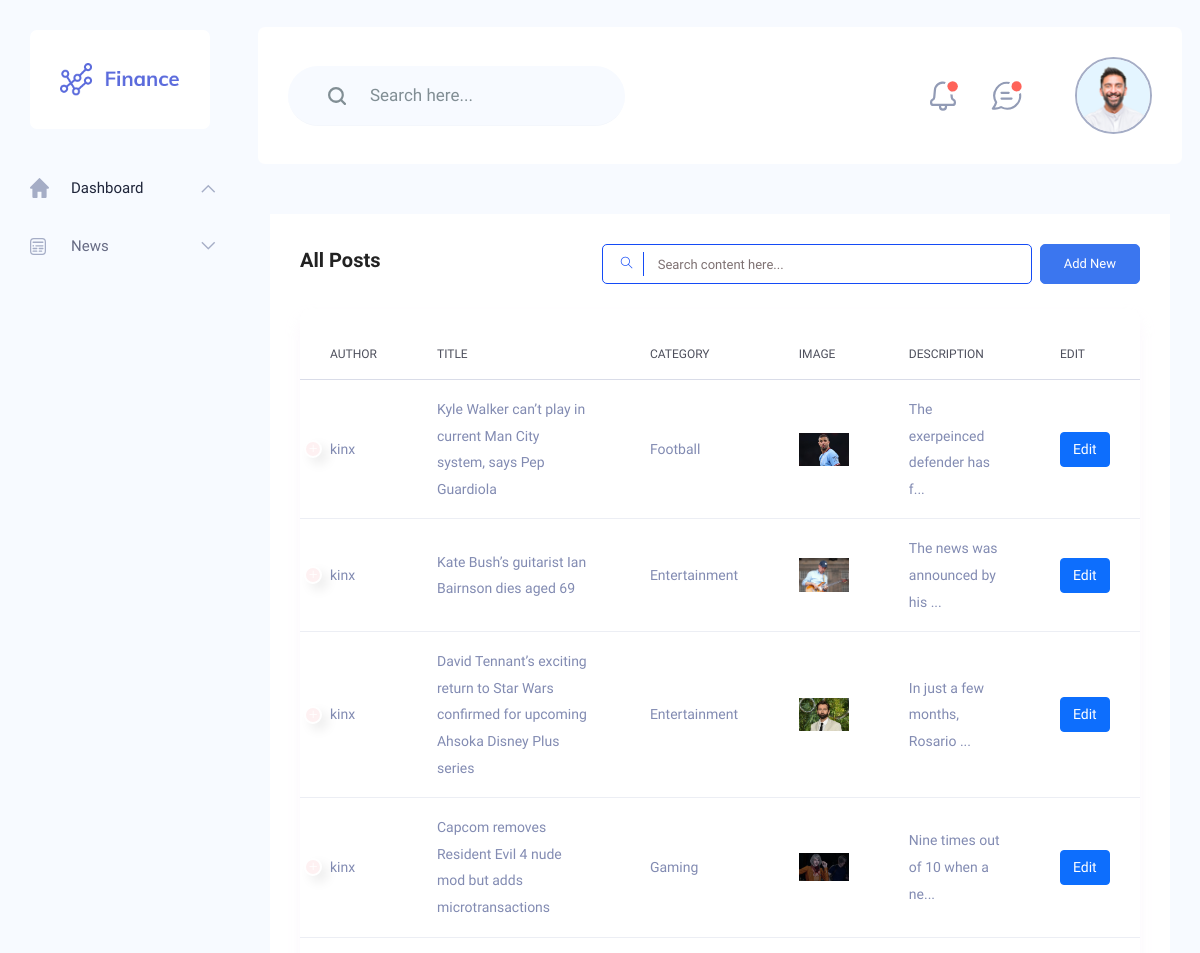
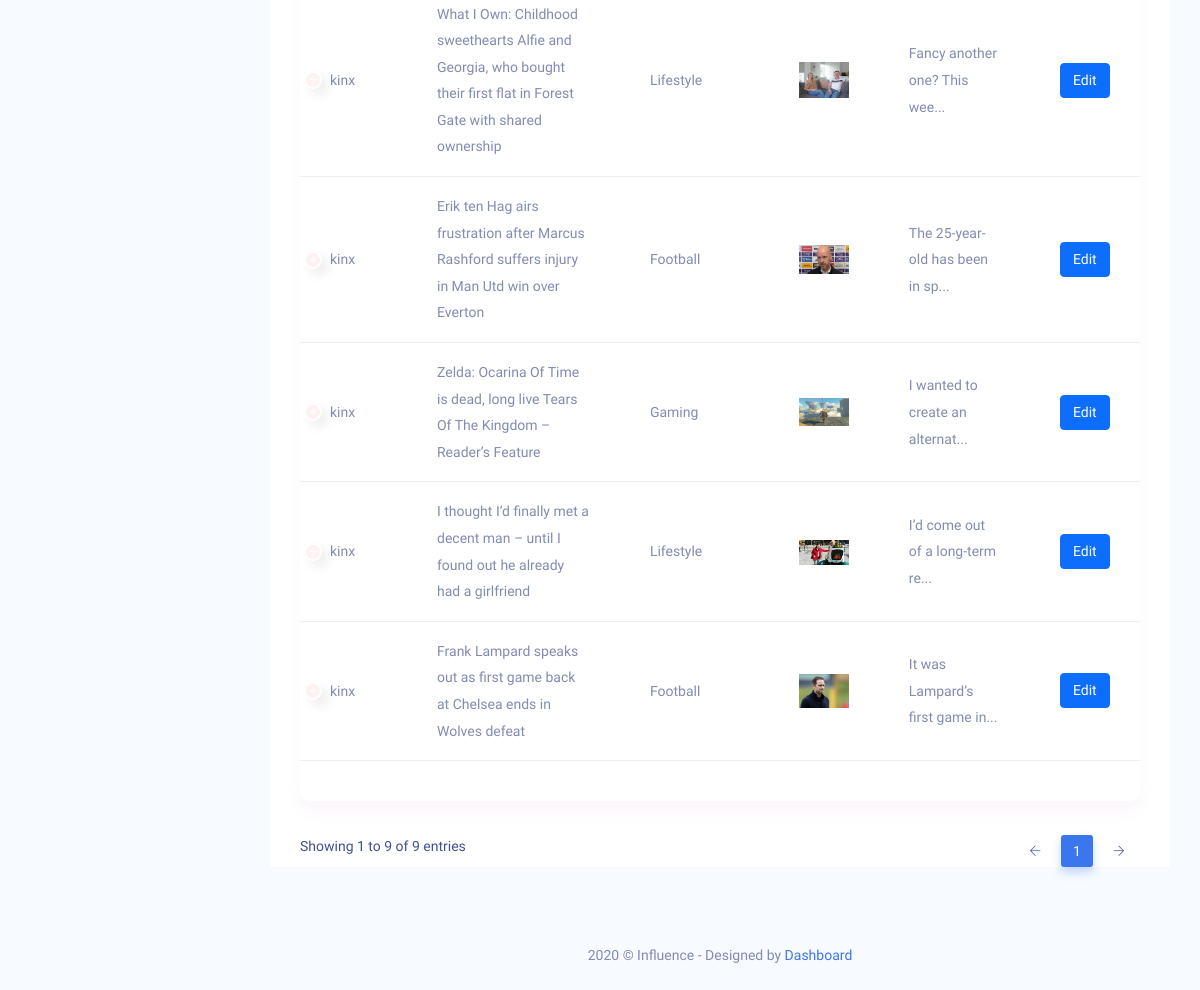
Page /view-blog/ (signed in) on the committed database (2 pictures, top to bottom).
### klog/models.py (models this page shows, shortened)
class PostCategory(models.Model):
    Author = models.CharField(max_length=200)
    Title = models.CharField(max_length=200)
    Description = models.TextField()
    Category = models.CharField(max_length=200)
    Image = models.ImageField(upload_to= 'uploads/', null=True, blank=True)
    Date_Created = models.DateTimeField(auto_now_add=True, null=True)

### klog/views.py (the view)
# urls.py: path('view-blog/', views.viewpost, name='viewblog'),
@login_required(login_url='login')
def viewpost(request):
    posts = PostCategory.objects.all()
    context = {'posts':posts}
    return render(request, 'klog/klogpost/view-blog.html', context)

### klog/templates/klog/klogpost/view-blog.html (shortened to what this page needs)
{% extends 'dash.html' %}
{% load static %}
{% block section %}
<div class="main_content_iner ">
        <div class="container-fluid plr_30 body_white_bg pt_30">
        <div class="row justify-content-center">
        <div class="col-12">
        <div class="QA_section">
        <div class="white_box_tittle list_header">
        <h4>All Posts</h4>
        <div class="box_right d-flex lms_block">
        <div class="serach_field_2">
        <div class="search_inner">
        <form Active="#">
        <div class="search_field">
        <input type="text" placeholder="Search content here...">
        </div>
        <button type="submit"> <i class="ti-search"></i> </button>
        </form>
        </div>
        </div>
        <div class="add_button ms-2">
        <a href="{% url 'create-post' %}" data-bs-toggle="" data-bs-target="#addcategory" class="btn_1">Add New</a>
        </div>
        </div>
        </div>
        <div class="QA_table ">
        <table class="table lms_table_active">
        <thead>
        <tr>
        <th scope="col">Author</th>
        <th scope="col">Title</th>
        <th scope="col">Category</th>
        <th scope="col">Image</th>
        <th scope="col">Description</th>
        <th scope="col">Edit</th>
        </tr>
        </thead>
        <tbody>
                {% for post in posts %}
        <tr>
        <td>{{post.Author}}</td>
        <td>{{post.Title}}</td>
        <td>{{post.Category}}</td>
        <td> {% if post.Image %}
                <img width='50' src= {{post.Image.url}}>
                {% endif %}
                </td>
        <td>{{post.Description|slice:30}}...</td>
        <td><a href="{% url 'edit-blog' post.id %}" class="btn btn-primary text-white">Edit</a></td>
        </tr>
        {% endfor %}
        </tbody>
        </table>
        </div>
        </div>
        </div>
        </div>
        </div>
        </div>
{% endblock %}

### klog/templates/dash.html (shortened to what this page needs)
{% load static %}
<!DOCTYPE html>
<html lang="zxx">
<head>
<link rel="stylesheet" href="{% static 'dashboard/css/bootstrap1.min.css' %}" />
<link rel="stylesheet" href="{% static 'dashboard/vendors/themefy_icon/themify-icons.css' %}" />
<link rel="stylesheet" href="{% static 'dashboard/vendors/swiper_slider/css/swiper.min.css' %}" />
<link rel="stylesheet" href="{% static 'dashboard/vendors/select2/css/select2.min.css' %}" />
<link rel="stylesheet" href="{% static 'dashboard/vendors/niceselect/css/nice-select.css' %}" />
<link rel="stylesheet" href="{% static 'dashboard/vendors/owl_carousel/css/owl.carousel.css' %}" />
<link rel="stylesheet" href="{% static 'dashboard/vendors/gijgo/gijgo.min.css' %}" />
<link rel="stylesheet" href="{% static 'dashboard/vendors/font_awesome/css/all.min.css' %}" />
<link rel="stylesheet" href="{% static 'dashboard/vendors/tagsinput/tagsinput.css' %}" />
<link rel="stylesheet" href="{% static 'dashboard/vendors/datatable/css/jquery.dataTables.min.css' %}" />
<link rel="stylesheet" href="{% static 'dashboard/vendors/datatable/css/responsive.dataTables.min.css' %}" />
<link rel="stylesheet" href="{% static 'dashboard/vendors/datatable/css/buttons.dataTables.min.css' %}" />
<link rel="stylesheet" href="{% static 'dashboard/vendors/text_editor/summernote-bs4.css' %}" />
<link rel="stylesheet" href="{% static 'dashboard/vendors/morris/morris.css' %}">
<link rel="stylesheet" href="{% static 'dashboard/vendors/material_icon/material-icons.css' %}" />
<link rel="stylesheet" href="{% static 'dashboard/css/metisMenu.css' %}">
<link rel="stylesheet" href="{% static 'me.css' %}">
<link rel="stylesheet" href="{% static 'dashboard/css/style1.css' %}" />
<link rel="stylesheet" href="{% static 'dashboard/css/colors/default.css' %}" id="colorSkinCSS">
</head>
<body class="crm_body_bg">
<nav class="sidebar">
<div class="logo d-flex justify-content-between">
<a href="index.html"><img src="{% static 'dashboard/img/logo.png' %}" alt=""></a>
</div>
<ul id="sidebar_menu">
<li class="mm-active">
<a class="has-arrow" href="#" aria-expanded="false">
<img src="{% static 'dashboard/img/menu-icon/1.svg' %}" alt="">
<span>Dashboard</span>
</a>
</li>
<li class="">
<a class="has-arrow" href="#" aria-expanded="false">
<img src="{% static 'dashboard/img/menu-icon/2.svg' %}" alt="">
<span>News</span>
</a>
</li>
</ul>
</nav>
<section class="main_content dashboard_part">
<div class="container-fluid g-0">
<div class="row">
<div class="col-lg-12 p-0">
<div class="header_iner d-flex justify-content-between align-items-center">
<div class="serach_field-area">
<div class="search_inner">
<form action="#">
<div class="search_field">
<input type="text" placeholder="Search here...">
</div>
<button type="submit"> <img src="{% static 'dashboard/img/icon/icon_search.svg' %}" alt=""> </button>
</form>
</div>
</div>
<div class="header_right d-flex justify-content-between align-items-center">
<div class="header_notification_warp d-flex align-items-center">
<li>
<a href="#"> <img src="{% static 'dashboard/img/icon/bell.svg' %}" alt=""> </a>
</li>
<li>
<a href="#"> <img src="{% static 'dashboard/img/icon/msg.svg' %}" alt=""> </a>
</li>
</div>
<div class="profile_info">
<img src="{% static 'dashboard/img/client_img.png' %}" alt="#">
</div>
</div>
</div>
</div>
</div>
</div>
{% block section%}
{% endblock%}
<div class="footer_part">
        <div class="container-fluid">
        <div class="row">
        <div class="col-lg-12 col-sm-12">
        <div class="footer_iner text-center">
        <p>2020 © Influence - Designed by<a href="#"> Dashboard</a></p>
        </div>
        </div>
        </div>
        </div>
        </div>
        </section>
        </body>
        </html>

### static/Dashboard/css/metisMenu.css (style rules this page uses)
.metismenu .has-arrow { position:relative }
.metismenu .has-arrow::after { position:absolute;content:'';transform:rotate(0deg) translate(0,-50%);transform-origin:top;top:50%;transition:all .3s ease-out;right:40px;content:"\e64b";font-family:themify;color:#a5adc6;font-weight:600;font-size:14px }
.metismenu .mm-active>.has-arrow::after,.metismenu .has-arrow[aria-expanded=true]::after { transform:rotate(180deg) translate(0,-50%) }

### rows in the picture
PostCategory: Author "kinx", Title "Kyle Walker can’t play in current Man City system, says Pep Guardiola", Category "Football", Image (picture), Description "The exerpeinced defender has f"
PostCategory: Author "kinx", Title "Kate Bush’s guitarist Ian Bairnson dies aged 69", Category "Entertainment", Image (picture), Description "The news was announced by his"
PostCategory: Author "kinx", Title "David Tennant’s exciting return to Star Wars confirmed for upcoming Ahsoka Disney Plus series", Category "Entertainment", Image (picture), Description "In just a few months, Rosario"
PostCategory: Author "kinx", Title "Capcom removes Resident Evil 4 nude mod but adds microtransactions", Category "Gaming", Image (picture), Description "Nine times out of 10 when a ne"
PostCategory: Author "kinx", Title "What I Own: Childhood sweethearts Alfie and Georgia, who bought their first flat in Forest Gate with shared ownership", Category "Lifestyle", Image (picture), Description "Fancy another one? This wee"
PostCategory: Author "kinx", Title "Erik ten Hag airs frustration after Marcus Rashford suffers injury in Man Utd win over Everton", Category "Football", Image (picture), Description "The 25-year-old has been in sp"
PostCategory: Author "kinx", Title "Zelda: Ocarina Of Time is dead, long live Tears Of The Kingdom – Reader’s Feature", Category "Gaming", Image (picture), Description "I wanted to create an alternat"
PostCategory: Author "kinx", Title "I thought I’d finally met a decent man – until I found out he already had a girlfriend", Category "Lifestyle", Image (picture), Description "I’d come out of a long-term re"
PostCategory: Author "kinx", Title "Frank Lampard speaks out as first game back at Chelsea ends in Wolves defeat", Category "Football", Image (picture), Description "It was Lampard’s first game in"
